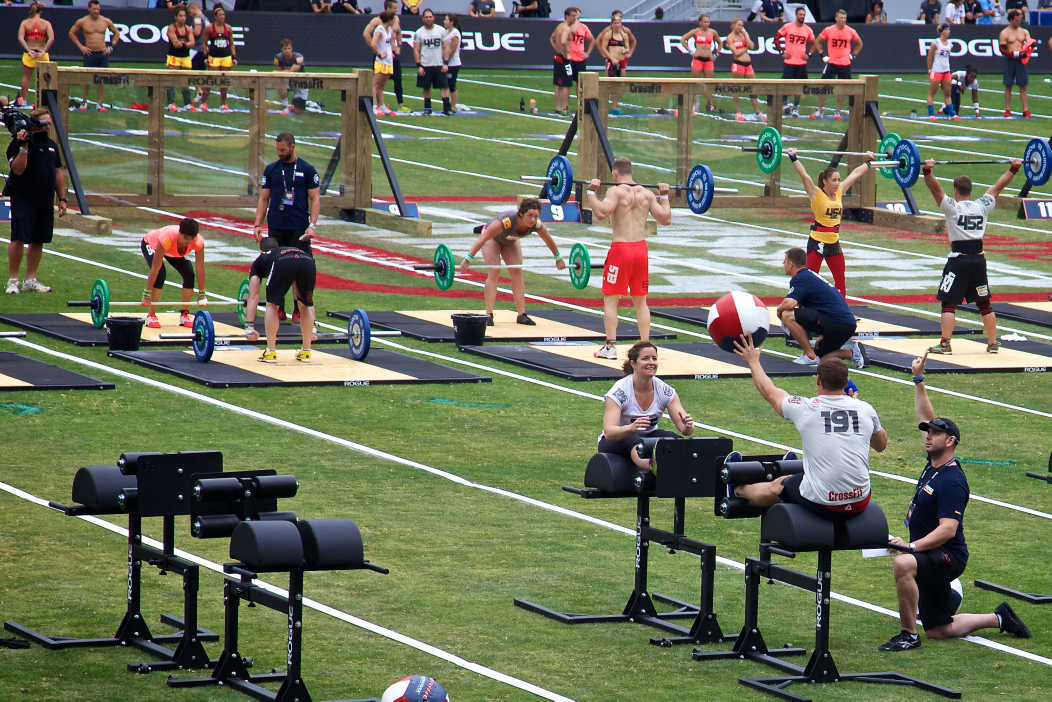
#> input picture data/2013_CrossFit_Games_-_Stadium_relay.jpg, 3156 x 2104 px (shown at 1/3 size)
$ jupyter execute HOG_SVM.ipynb   (shell and % lines are left out)
#> lines starting #> are read from the running program, lines starting #| are printed output that depends on the picture; after the words box and inside, x2 and y2 are one past the last pixel; in counts of white or black regions, pixels touching at a corner belong together
Combine Histrogram of Oriented Gradient (feature extraction) and Support Vector Machine (classifier) to detect people on images.
source https://www.pyimagesearch.com/2015/11/09/pedestrian-detection-opencv/

[cell 1]
# import the necessary packages
from __future__ import print_function
import numpy as np

import cv2

from imutils.object_detection import non_max_suppression
from imutils import paths
import imutils

import matplotlib.pyplot as plt

[cell 2]
# initialize the HOG descriptor/person detector
hog = cv2.HOGDescriptor()
hog.setSVMDetector(cv2.HOGDescriptor_getDefaultPeopleDetector())

[cell 3]
image_paths = [
    "../data/2013_CrossFit_Games_-_Stadium_relay.jpg",
    "../data/pedestrian.jpg"
]

[cell 4]
for image_path in image_paths:
    # load the image and resize it to (1) reduce detection time
    # and (2) improve detection accuracy
    image = cv2.imread(image_path)
#> image is the input picture: shape (2104, 3156, 3); mean B, G, R 91.6, 114.4, 109.5
    image = imutils.resize(image, width=min(800, image.shape[1]))
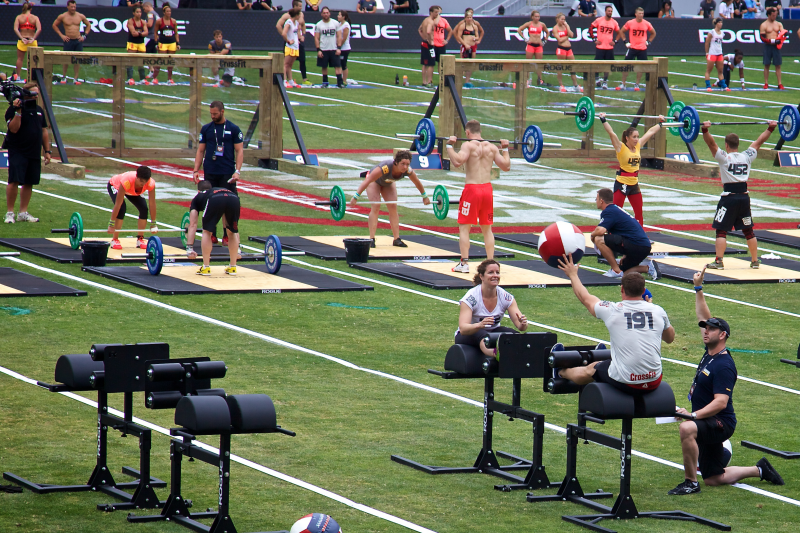
#> image: shape (533, 800, 3); mean B, G, R 91.6, 114.4, 109.5
    orig = image.copy()

    # detect people in the image
    (rects, weights) = hog.detectMultiScale(
        image,
        winStride=(4, 4),
        padding=(8, 8),
        scale=1.05)
#> rects = [[502, 54, 64, 128], [411, 58, 66, 132], [698, 115, 72, 145], [440, 114, 78, 156], [165, 74, 108, 216]]; weights = [0.75, 0.149, 0.211, 0.443, 0.426]

    # draw the original bounding boxes
    for (x, y, w, h) in rects:
        cv2.rectangle(orig, (x, y), (x + w, y + h), (0, 0, 255), 2)
#> this loop made 5 passes
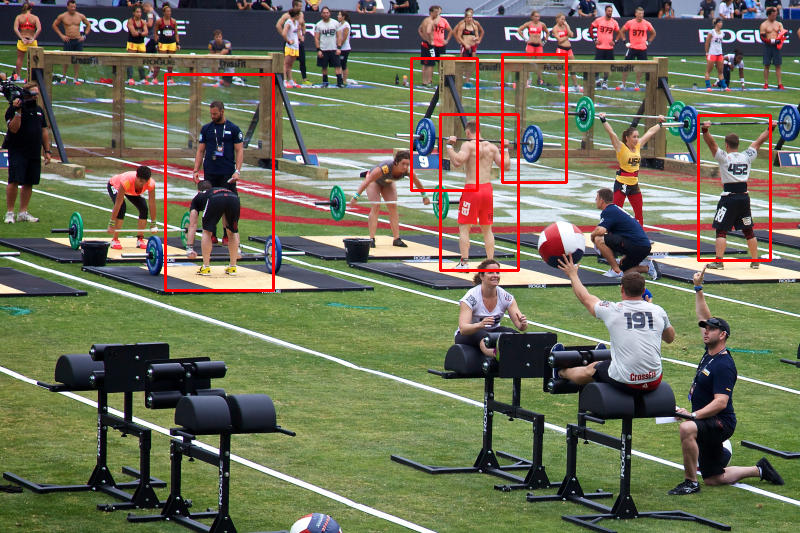
#> orig: shape (533, 800, 3); 1.63% of pixels changed, all inside (x1, y1, x2, y2) = (164, 53, 772, 292)

    # apply non-maxima suppression to the bounding boxes using a
    # fairly large overlap threshold to try to maintain overlapping
    # boxes that are still people
    rects = np.array([[x, y, x + w, y + h] for (x, y, w, h) in rects])
#> rects = [[502, 54, 566, 182], [411, 58, 477, 190], [698, 115, 770, 260], [440, 114, 518, 270], [165, 74, 273, 290]]
    pick = non_max_suppression(rects, probs=None, overlapThresh=0.65)
#> pick = [[165, 74, 273, 290], [440, 114, 518, 270], [698, 115, 770, 260], [411, 58, 477, 190], [502, 54, 566, 182]]

    # draw the final bounding boxes
    for (xA, yA, xB, yB) in pick:
        cv2.rectangle(image, (xA, yA), (xB, yB), (0, 255, 0), 2)
#> this loop made 5 passes
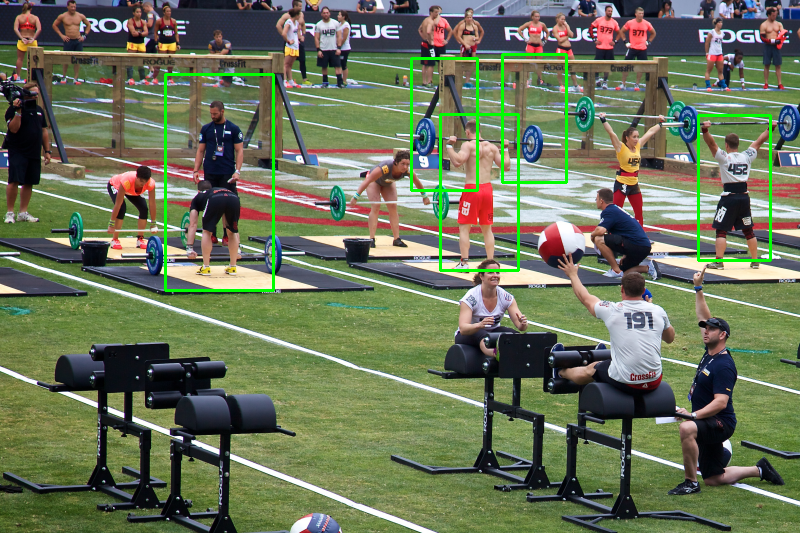
#> image: shape (533, 800, 3); 1.63% of pixels changed, all inside (x1, y1, x2, y2) = (164, 53, 772, 292)

    # plot results
    fig, ax = plt.subplots(1, 2, figsize=(2*10, 110))
    ax[0].imshow(orig[...,[2,1,0]])
    ax[1].imshow(image[...,[2,1,0]])
    ax[0].set_title("Before NMS")
    ax[1].set_title("After NMS")
    plt.show()
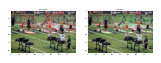
#> figure drawn by matplotlib, 2 panels
#> pass 2 of the loop `for image_path in image_paths:`:
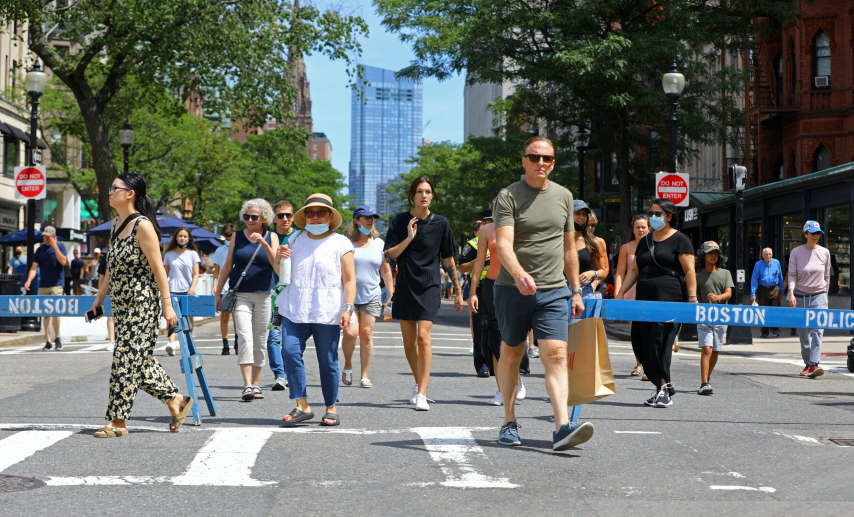
#> input picture data/pedestrian.jpg, 2560 x 1549 px (shown at 1/3 size)
#> image is the input picture: shape (1549, 2560, 3); mean B, G, R 106.9, 112.1, 108.1
#> `(rects, weights) = hog.detectMultiScale( image, winStride=(4, 4), padd..`: rects = [[716, 194, 84, 173], [7, 200, 78, 157], [685, 213, 66, 132], [627, 211, 86, 172], [416, 223, 77, 154], [335, 179, 111, 222], [250, 162, 129, 257], [258, 0, 101, 200], [181, 170, 112, 224], [555, 169, 122, 244], [117, 171, 134, 267], [398, 73, 204, 408]]; weights = [2.68, 2.58, 1.79, 1.08, 0.557, 1.48, 2, 0.39, 2.13, 1.62, 0.277, 1.27]
#> the loop `for (x, y, w, h) in rects:` made 12 passes
#> after the loop `for (x, y, w, h) in rects:`:
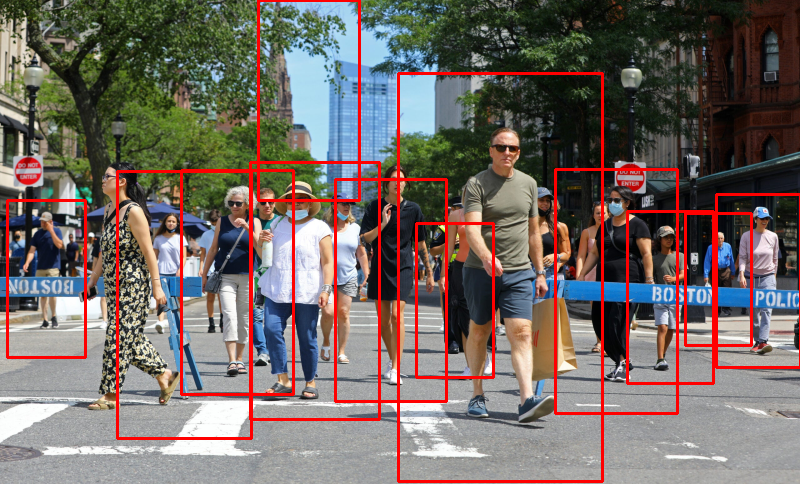
#> orig: shape (484, 800, 3); mean B, G, R 100.5, 105.6, 116.4
#> `rects = np.array([[x, y, x + w, y + h] for (x, y, w, h) in rects])`: rects = [[716, 194, 800, 367], [7, 200, 85, 357], [685, 213, 751, 345], [627, 211, 713, 383], [416, 223, 493, 377], [335, 179, 446, 401], [250, 162, 379, 419], [258, 0, 359, 200], [181, 170, 293, 394], [555, 169, 677, 413], [117, 171, 251, 438], [398, 73, 602, 481]]
#> pick = [[398, 73, 602, 481], [117, 171, 251, 438], [250, 162, 379, 419], [555, 169, 677, 413], [335, 179, 446, 401], [181, 170, 293, 394], [627, 211, 713, 383], [716, 194, 800, 367], [7, 200, 85, 357], [685, 213, 751, 345], [258, 0, 359, 200]]
#> the loop `for (xA, yA, xB, yB) in pick:` made 11 passes
#> `plt.show()`:
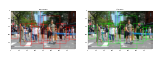
#> figure drawn by matplotlib, 2 panels
